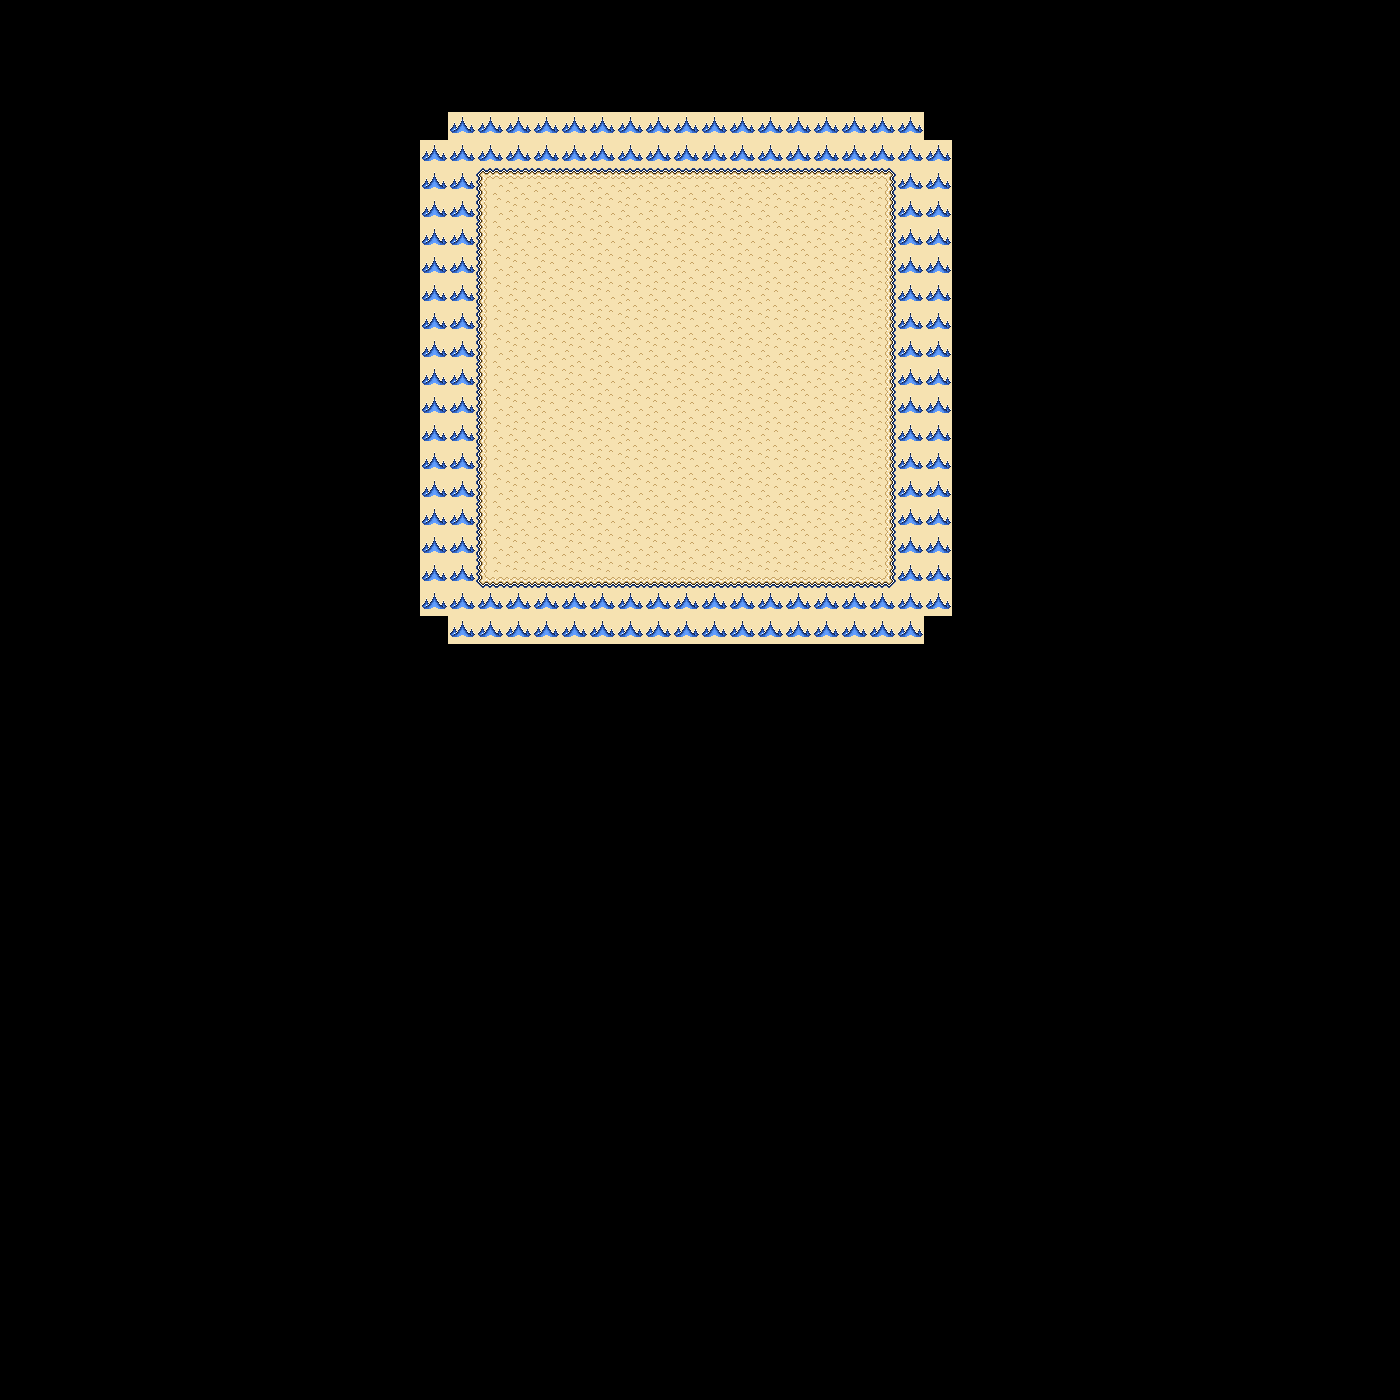

The image is a tile-based game level rendered from a .tmx file. Its description and source (layers, tilesets, objects; grid data summarised) follow:
An orthogonal 50x50 tile map with 28x28 px tiles, 2 tile layers (ground, beauty_1), 2 hidden layers not drawn, 3 tilesets.

<map version="1.2" tiledversion="1.2.0" orientation="orthogonal" renderorder="right-down" width="50" height="50" tilewidth="28" tileheight="28" infinite="0" nextlayerid="361" nextobjectid="5">
 <tileset firstgid="1" name="Colliders scale1" tilewidth="28" tileheight="28" tilecount="4" columns="4">
  <image source="Colliders scale1.png" width="112" height="28" />
 </tileset>
 <tileset firstgid="5" name="Tileset_ChSel" tilewidth="28" tileheight="28" tilecount="20" columns="5">
  <image source="Tileset_ChSel.png" width="140" height="112" />
 </tileset>
 <tileset firstgid="25" name="Tileset_ChSel2" tilewidth="28" tileheight="28" tilecount="12" columns="4">
  <image source="Tileset_ChSel2.png" width="112" height="84" />
 </tileset>
 <imagelayer id="338" name="Capa de Imagen 1" visible="0">
  <image source="../gui/ChampSelectTemp.png" width="1024" height="768" />
 </imagelayer>
 <layer id="289" name="ground" width="50" height="50">
  <data>[2500 cells, 357 non-empty, 2 distinct tile ids]</data>
 </layer>
 <layer id="353" name="beauty_1" width="50" height="50">
  <data>[2500 cells, 56 non-empty, 8 distinct tile ids]</data>
 </layer>
 <layer id="360" name="collisions" width="50" height="50" visible="0">
  <properties>
   <property name="Nodraw" type="int" value="1" />
  </properties>
  <data>[2500 cells, 429 non-empty, 3 distinct tile ids]</data>
 </layer>
</map>
